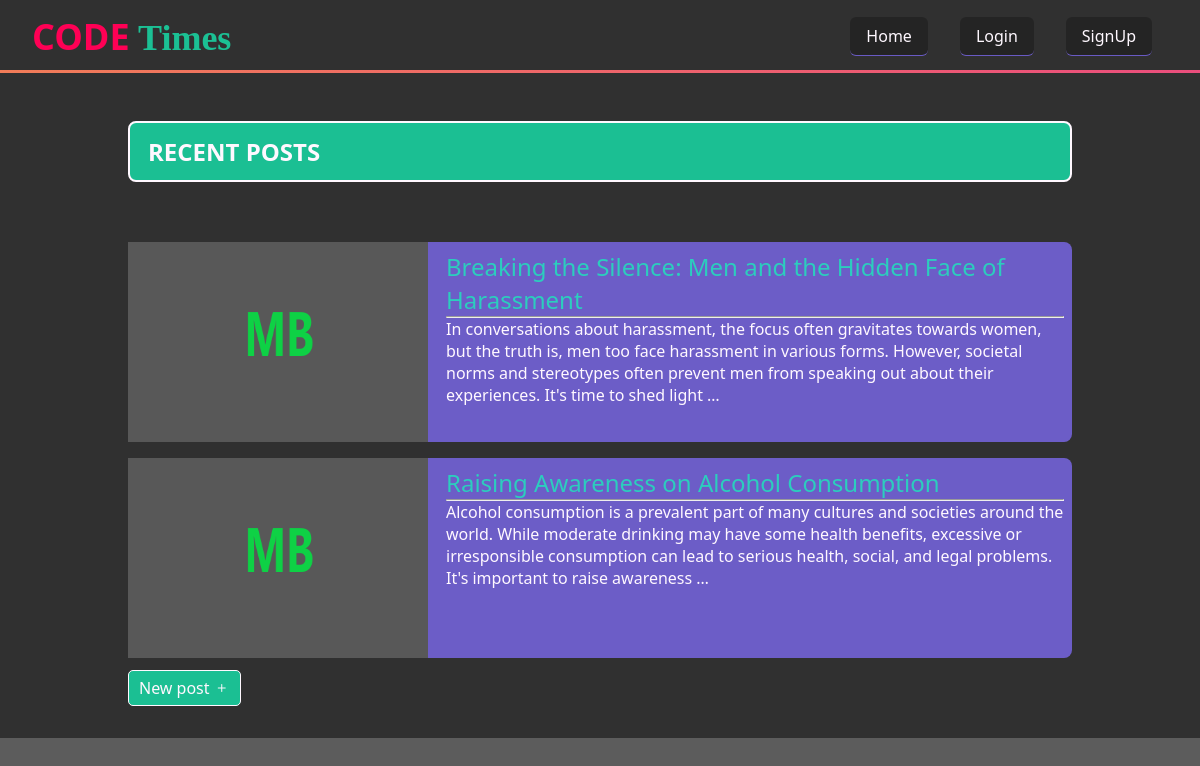
The app's page /, older data.
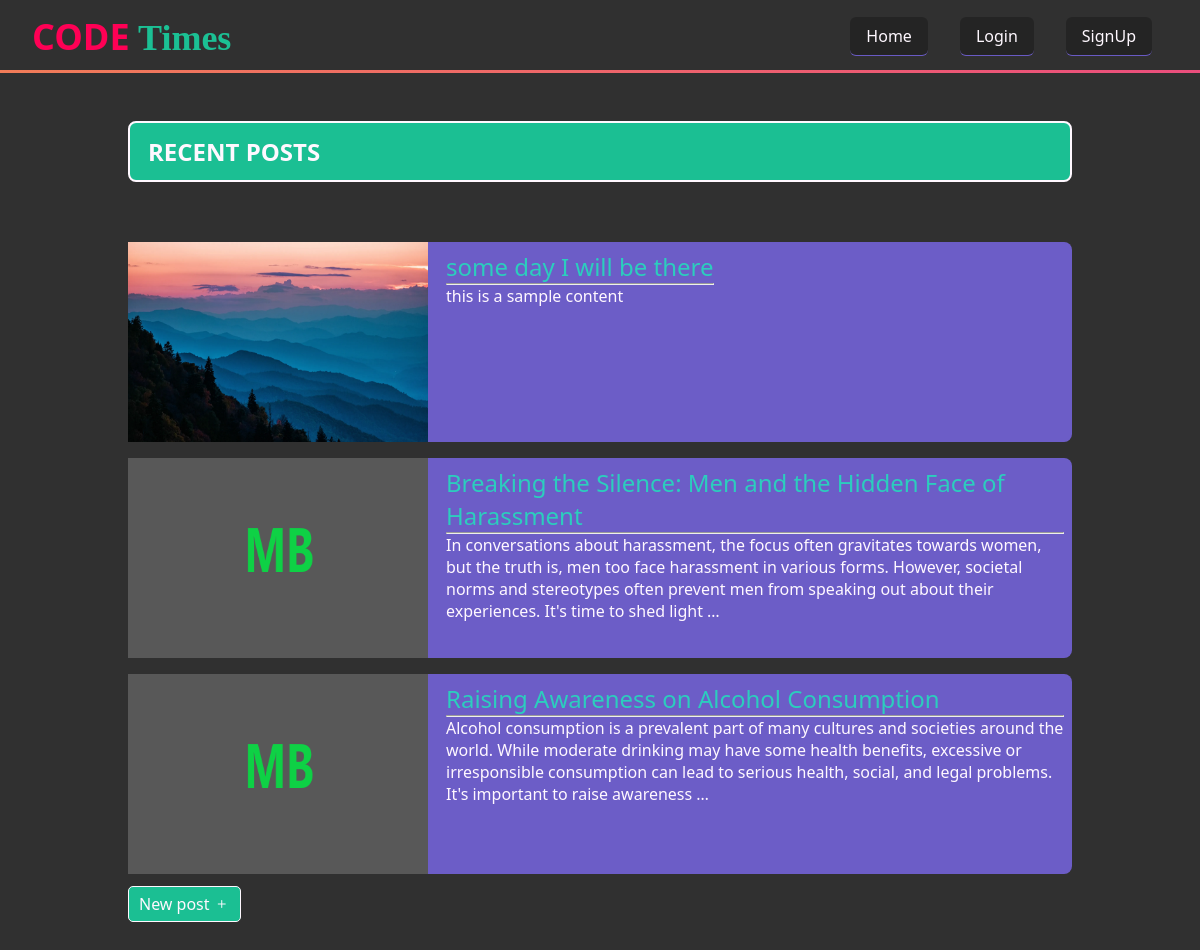
The same page, newer data.
### blog/models.py (models this page shows, shortened)
class Post(models.Model):
    title = models.CharField(max_length=100)
    content = models.TextField()
    author = models.ForeignKey(User, on_delete=models.CASCADE)
    created_at = models.DateTimeField(auto_now_add=True)
    banner = models.ImageField(upload_to='', default='default.png', blank=True)
    class Meta:
        ordering = ['-created_at']

### blog/views.py (the view)
# urls.py: path('', views.post_list, name='post_list'),
def post_list(request):
    posts = Post.objects.all()
    return render(request, 'blog/post_list.html', {'posts': posts})

### blog/templates/blog/post_list.html (shortened to what this page needs)
{% extends 'base.html' %}
{% block content %}
<section>
  <div class="container">
        <div class="main">
    <div class="heading">
      <h1>Recent posts</h1>
    </div>
    <div class="blog_list">
      {% for post in posts %}
        <div class="blog_card">
          <div>
            <img src="{{ post.banner.url }}" alt="post image">
          </div>
          <div>
            <a href="{% url 'post_detail' post.pk %}">{{ post.title | truncatewords:10 }}</a>
            <hr>
            <p>{{post.content|truncatewords:40}}</p>
          </div>
        </div>
      {% endfor %}
    </div>
    <div class="access-link">
      <a href="{% url 'post_create' %}"><button>New post <i class="bi bi-plus"></i></button></a>
    </div>
  </div>
  </div>
</section>
{% endblock %}

### blog/templates/base.html (shortened to what this page needs)
{% load static %}
<!DOCTYPE html>
<html lang="en">
  <head>
    <link rel="stylesheet" href="{% static 'base.css' %}" />
    <link rel="stylesheet" href="https://cdn.jsdelivr.net/npm/bootstrap-icons@1.11.3/font/bootstrap-icons.min.css" />
  </head>
  <body >
    <div class="background" id="background" ></div>
    <nav class="navbar">
      <div class="brand">
        <h1><span style="color: rgb(255, 0, 85);">CODE</span> Times</h1>
      </div>
      <div class="navlist">
        <ul>
          <li>
            <a href="/">Home</a>
          </li>
          {% if request.user.is_authenticated %}
            <li>
              <a aria-disabled="true">
                {{ request.user.first_name|default:request.user.username|title }}
              </a>
            </li>
            <li>
              <form method="post" action="{% url 'logout' %}">
                {% csrf_token %}
                <a href=""><button type="submit">Logout</button></a>
              </form>
            </li>
            <li>
              <a href="{% url 'changepassword' %}">changepassword</a>
            </li>
          {% else %}
              <li>
                <a href="{% url 'login' %}">Login</a>
              </li>
              <li>
                <a href="{% url 'register' %}">SignUp</a>
              </li>
          {% endif %}
        </ul>
      </div>
    </nav>
    {% block content %}{% endblock %}
  </body>
</html>

### blog/static/base.css (style rules this page uses)
:root { --c-zero:#212121bb; --c-one:#211951bd; --c-two:#836FFFbb; --c-three:#15f5b9bb; --c-four:#fff8ffff; }
* { margin: 0; box-sizing: border-box; font-family: system-ui, -apple-system, BlinkMacSystemFont, 'Segoe UI', Roboto, Oxygen, Ubuntu, Cantarell, 'Open Sans', 'Helvetica Neue', sans-serif }
body { background-color: var(--c-zero); }
html { scrollbar-width: thin; scrollbar-color: #888 #f1f1f1; }
i { color: var(--c-four) !important; }
.background { position: fixed; width: 100%; height: 100%; top: 0; left: 0; right: 0; bottom: 0; z-index: -1; }
.navbar { position: relative; background-color: var(--c-zero); display: flex; align-items: center; justify-content: space-between; padding: 12px 32px; }
.navbar::after { position: absolute; content: ""; left: 0; bottom: 0; background: linear-gradient(45deg, #F17C58, #E94584, #24AADB, #27DBB1, #FFDC18, #FF3706); background-size: 600% 100%; animation: gradient 16s linear infinite; height: 3px; width: 100%; }
.brand h1 { font-family: Verdana; font-size: 36px; color: var(--c-three); }
.navlist { display: flex; align-items: center; }
.navlist ul { display: flex; padding: 0; }
.navlist li { list-style: none; text-decoration: none; padding: 8px 16px; margin-inline: 16px; font-size: 16px; background-color: var(--c-zero); border-bottom: 1px solid var(--c-two ); border-radius: 6px; }
.navlist li a { text-decoration: none; color: var(--c-four); }
.navlist li button , button i { border: 0; background-color: transparent; color: var(--c-three); }
section { background-color: var(--c-zero); padding: 1rem 8rem; }
.heading { position: relative; margin-block: 2rem; border: 2px solid var(--c-four); border-radius: 8px; background-color: var(--c-three); padding: 12px 18px; }
.heading h1 { color: var(--c-four); text-transform: uppercase; }
.blog_list { padding-block: 12px; }
.blog_card { display: flex; gap: 10px; height: 200px; width: 100%; margin-top: 1rem; background-color: var(--c-two); border-radius: 8px; }
.blog_card > div:nth-child(2) { overflow: auto; padding: 8px; }
.blog_card > div > img { height: 100%; width:300px ; }
.blog_card >div> a { display: block; color: var(--c-three); font-size: 24px; text-decoration: none; }
.blog_card >div> p { color: var(--c-four); }
.access-link a button { background-color: var(--c-three); border: 1px solid var(--c-four); color: var(--c-four); border-radius: 5px; padding: 6px 10px; font-size: 16px; margin-bottom: 16px; }

Row changes from the older to the newer data that the page shows:
added Post: banner (picture), title "some day I will be there", content "this is a sample content"
